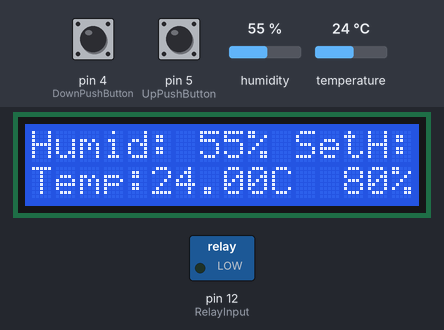
The sketch below on a simulated Arduino Uno, built with avr-gcc and run on an emulated ATmega328P. Parts: 16×2 character LCD, switched loads named in the sketch (green lamp = pin HIGH). Inputs (shaded band) come from the test bench; at power-on: humidity 55 %, pin 4 (DownPushButton) HIGH, pin 5 (UpPushButton) HIGH, temperature 24 °C. EEPROM starts erased.

Above: at 1.3 s.
1.4 s: humidity set to 78 %
At 3.1 s:
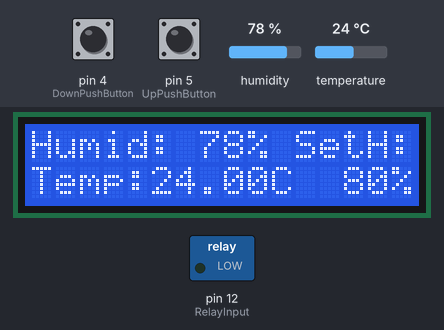
3.6 s: humidity set to 81 %
At 5.3 s:
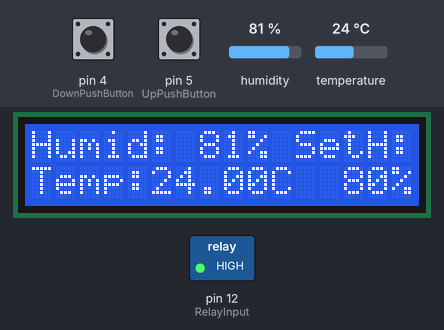
5.6 s: pin 4 (DownPushButton) pulled LOW for 1 s
At 6.9 s:
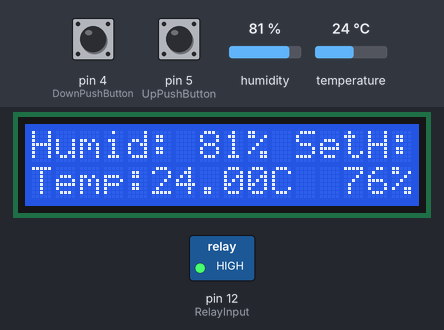
8.1 s: pin 5 (UpPushButton) pulled LOW for 3.2 s
At 12.5 s:
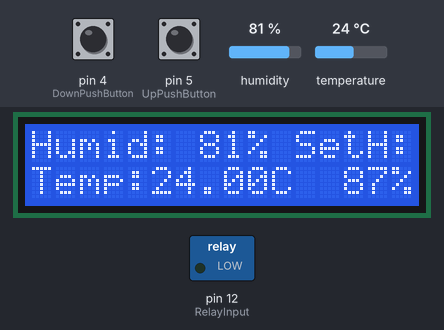
12.8 s: pin 5 (UpPushButton) pulled LOW for 0.15 s
At 13.6 s:
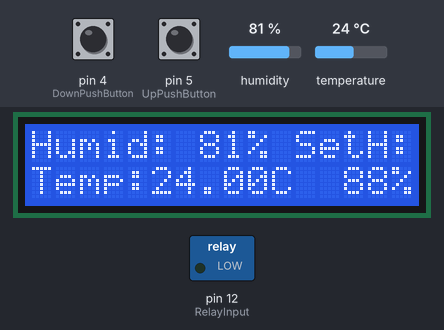
14.4 s: temperature set to 12 °C
At 16.5 s:
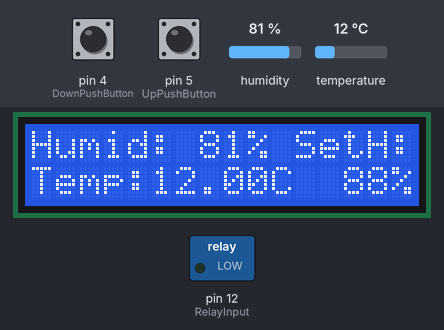
Timing chart, 0 to 18.0 s (numbered marks = the images above; inputs shaded):
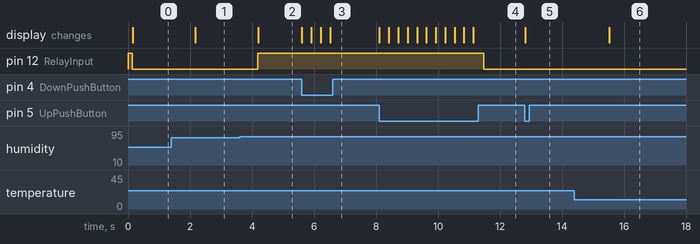

Measured:
- the behaviour switches between 79 and 80 % on humidity (found by bisection; images 1 and 2)
- after the input at 1.4 s, the display: changes after 0.77 s (image 1)
- after the input at 3.6 s, pin 12 (RelayInput): LOW → HIGH after 0.59 s; the display: changes after 0.60 s (image 2)
- after the input at 5.6 s, the display: first changes at once (image 3 shows a later state)
- after the input at 8.1 s, pin 12 (RelayInput): HIGH → LOW after 3.4 s; the display: first changes at once (image 4 shows a later state)
- after the input at 12.8 s, the display: changes at once (image 5)
- after the input at 14.4 s, the display: changes after 1.1 s (image 6)

The sketch:

Humidity_Regulator_Panel_for_Arduino.ino
```cpp
//Coded By denyz427 on 21th May 2021 find me at https://github.com/denyz427
//Get the DHT Sensor Library here: https://github.com/adafruit/DHT-sensor-library.git or Install from Library Manager

#include "DHT.h"
#include <EEPROM.h>

#include <Wire.h>
#include <LiquidCrystal_I2C.h>
LiquidCrystal_I2C lcd(0x27,16,2);  // set the LCD address to 0x27 for a 16 chars and 2 line display

#define DHTPIN 2     // Digital pin connected to the DHT sensor
#define DHTTYPE DHT11   // Uncomment if you use DHT11
//#define DHTTYPE DHT22 // Uncomment if you use DHT22
DHT dht(DHTPIN, DHTTYPE);

//defining pin number used on the board
#define RelayInput 12
#define UpPushButton 5
#define DownPushButton 4

float Humidity_upper_threshold;
float lower_limit_range = 2; //When humidity falls below Humidity_upper_threshold substracted by lower_limit_range, relay to activate misting system will be triggered

float h=0;
float t=0;

void setup() {
  // put your setup code here, to run once:
  pinMode(RelayInput, OUTPUT);
  digitalWrite(RelayInput, HIGH);

  pinMode(UpPushButton, INPUT_PULLUP);
  pinMode(DownPushButton, INPUT_PULLUP);

  EEPROM.get(0, Humidity_upper_threshold);
  delay(5);
  if(isnan(Humidity_upper_threshold) || Humidity_upper_threshold<0 || Humidity_upper_threshold>100)
  {
    Humidity_upper_threshold=80;
    EEPROM.put(0, Humidity_upper_threshold);
    delay(5);
  }

  //Serial.begin(9600);
  dht.begin();

  lcd.init();
  lcd.backlight();
  lcd.setCursor(0, 0);
  lcd.print("Humid:   % SetH:");
  lcd.setCursor(0, 1);
  if(Humidity_upper_threshold<100)
  {
    lcd.print("Temp:     C  "+ String(Humidity_upper_threshold,0) +"%");    // Uncomment if you prefer Celsius unit
    //lcd.print("Temp:     F  "+ String(Humidity_upper_threshold,0) +"%");  // Uncomment if you prefer Fahrenheit unit
  }
  else
  {
    lcd.print("Temp:     C "+ String(Humidity_upper_threshold,0) +"%");     // Uncomment if you prefer Celsius unit
    //lcd.print("Temp:     F "+ String(Humidity_upper_threshold,0) +"%");   // Uncomment if you prefer Fahrenheit unit
  }
}

void loop() {
  // put your main code here, to run repeatedly:
  h = dht.readHumidity();
  t = dht.readTemperature();       // Uncomment if you prefer Celsius unit
  //t = dht.readTemperature(true); // Uncomment if you prefer Fahrenheit unit

  if(h<=Humidity_upper_threshold-lower_limit_range)
  {
    //Relay on
    digitalWrite(RelayInput, LOW);
  }

  if(h>=Humidity_upper_threshold)
  {
    //relay off
    digitalWrite(RelayInput, HIGH);
  }

  //Print current HUMIDITY to LCD
  if(h<100)
  {
    lcd.setCursor(6, 0);
    lcd.print(" "+String(h,0));
  }
  else
  {
    lcd.setCursor(6, 0);
    lcd.print(String(h,0));
  }

  //Print current TEMPERATURE to LCD
  lcd.setCursor(5, 1);
  lcd.print(String(t));

  //check if pushbutton to raise Humidity_upper_threshold is pressed
  while(digitalRead(UpPushButton)==LOW)
  {
    if(Humidity_upper_threshold<99)
    {
      Humidity_upper_threshold++;
      lcd.setCursor(13, 1);
      lcd.print(String(Humidity_upper_threshold,0));
      delay(300);
    }
    else if(Humidity_upper_threshold==99)
    {
      Humidity_upper_threshold++;
      lcd.setCursor(12, 1);
      lcd.print(String(Humidity_upper_threshold,0));
      delay(300);
    }

    if(digitalRead(UpPushButton)==HIGH)
    {
      EEPROM.put(0, Humidity_upper_threshold);
      delay(5);
    }
  }

  //check if pushbutton to lower Humidity_upper_threshold is pressed
  while(digitalRead(DownPushButton)==LOW)
  {
    if(Humidity_upper_threshold>0)
    {
      Humidity_upper_threshold--;
      lcd.setCursor(12, 1);
      lcd.print(" "+String(Humidity_upper_threshold,0));
      delay(300);
    }

    if(digitalRead(DownPushButton)==HIGH)
    {
      EEPROM.put(0, Humidity_upper_threshold);
      delay(5);
    }
  }
}
```
